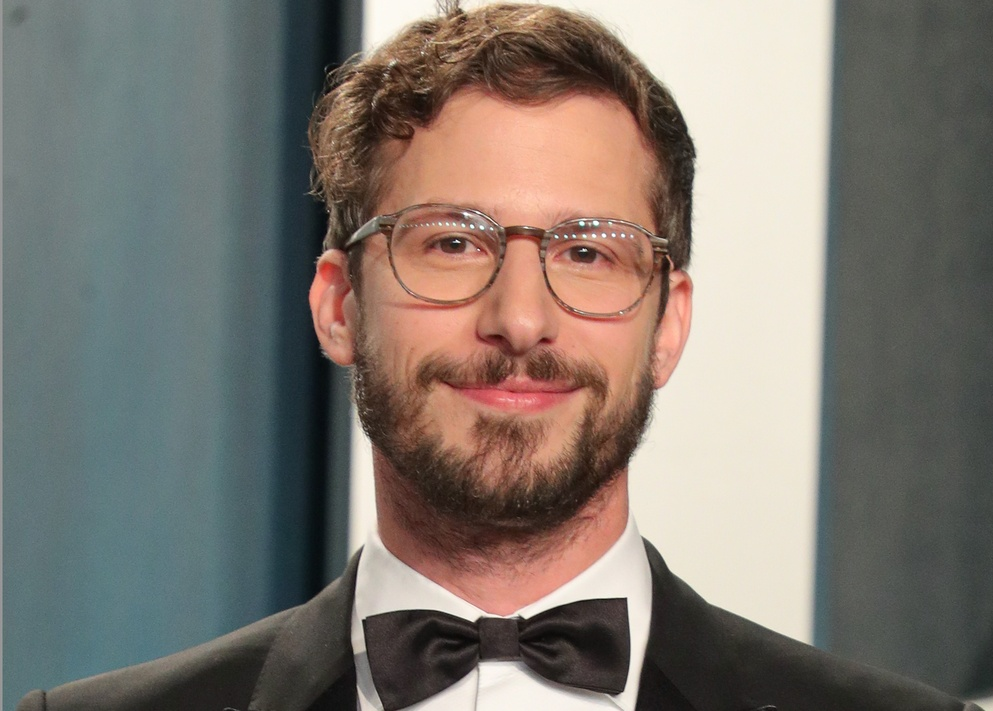
#> input picture Backend/Python_Scripts/images/Adam_Samberg.jpeg, 993 x 711 px, shrunk from 1596 x 1142 before the run
$ python Face_Crop.py
#> lines starting #> are read from the running program, lines starting #| are printed output that depends on the picture; after the words box and inside, x2 and y2 are one past the last pixel; in counts of white or black regions, pixels touching at a corner belong together
import stone
import cv2
import numpy as np
from json import dumps
import os

def detect_and_analyze_face(image_path):
#> called with image_path = 'images/Adam_Samberg.jpeg'
    print(f"Processing image: {image_path}")

    # Read the image
    img = cv2.imread(image_path)
#> img is the input picture: shape (711, 993, 3); mean B, G, R 112.2, 119.7, 127.1
    if img is None:
        print(f"Error: Could not read image {image_path}")
        return

    # Convert to grayscale for face detection
    gray = cv2.cvtColor(img, cv2.COLOR_BGR2GRAY)
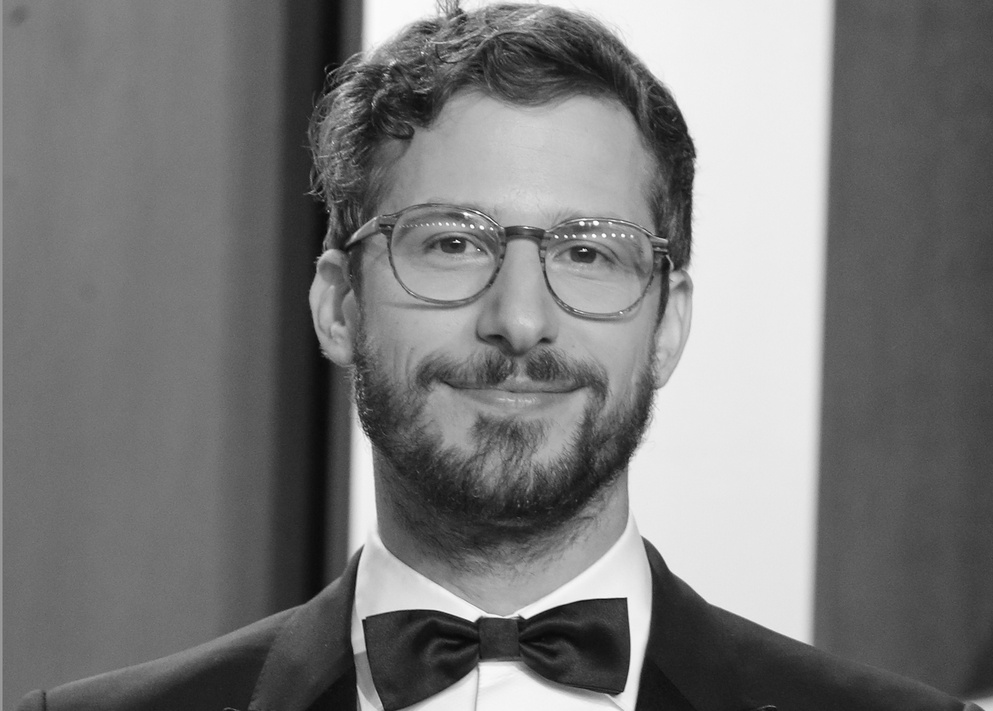
#> gray: shape (711, 993); min 7, max 255, mean 121

    # Load face detector
    face_cascade = cv2.CascadeClassifier(cv2.data.haarcascades + 'haarcascade_frontalface_default.xml')

    # Detect faces
    faces = face_cascade.detectMultiScale(gray, 1.1, 4)
#> faces = [[322, 97, 392, 392]]

    # Check if faces were detected
    if len(faces) == 0:
        print("No faces detected in the image.")
        return

    print(f"Found {len(faces)} faces")
#| Found 1 faces

    # For each detected face
    for i, (x, y, w, h) in enumerate(faces):
        # Draw rectangle around face (for visualization)
        cv2.rectangle(img, (x, y), (x+w, y+h), (255, 0, 0), 2)

        # Crop the face with a bit of padding (20% on each side)
        padding_x = int(w * 0.2)
        padding_y = int(h * 0.2)

        # Make sure we don't go outside image boundaries
        start_x = max(0, x - padding_x)
        start_y = max(0, y - padding_y)
        end_x = min(img.shape[1], x + w + padding_x)
        end_y = min(img.shape[0], y + h + padding_y)

        # Crop the face
        face_img = img[start_y:end_y, start_x:end_x]

        # Save the cropped face temporarily
        temp_face_path = f"temp_face_{i}.jpg"
        cv2.imwrite(temp_face_path, face_img)

        # Show the cropped face
        cv2.imshow(f"Detected Face {i+1}", face_img)

        # Analyze with stone
        result = stone.process(temp_face_path, image_type="color", return_report_image=True)

        report_images = result.pop("report_images")  # obtain and remove the report image from the `result`

        face_id = 1
        result_json = dumps(result)
        print(result_json)
        cv2.imshow("Report Image", report_images[face_id])
        cv2.waitKey(0)
        cv2.destroyAllWindows()

        # Clean up the temporary file
        if os.path.exists(temp_face_path):
            os.remove(temp_face_path)
#> this loop made 1 pass
#> (x, y, w, h, padding_x, padding_y, start_x, start_y) on pass 1: (322, 97, 392, 392, 78, 78, 244, 19)
#> pass 1, in detect_and_analyze_face, `face_img = img[start_y:end_y, start_x:end_x]`:
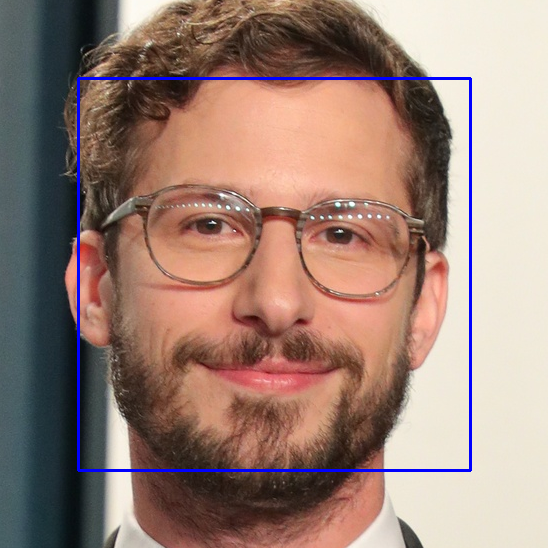
#> face_img: shape (548, 548, 3); mean B, G, R 118.8, 128.7, 154.8
#> after the loop:
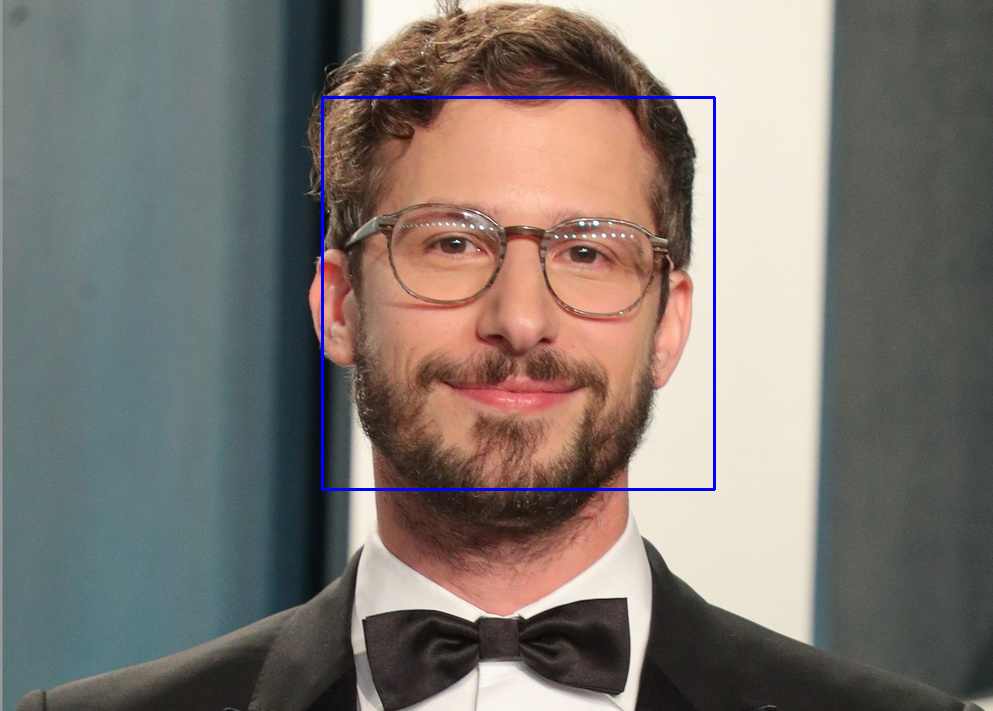
#> img: shape (711, 993, 3); 0.67% of pixels changed, all inside (x1, y1, x2, y2) = (321, 96, 716, 491)

    # Show the original image with face rectangles
    cv2.imshow("Detected Faces", img)
    cv2.waitKey(0)
    cv2.destroyAllWindows()
    skin_tone_hex = None
    dominant_color_hex = None
    if "faces" in result and result["faces"]:
                face_data = result["faces"][0]
                skin_tone_hex = face_data.get("skin_tone_hex")
                dominant_color_hex = face_data.get("dominant_color_hex")
    if skin_tone_hex:
                    undertone = get_undertone_lab(skin_tone_hex)
                    print(undertone)

# Process a single image
image_path = "images/Adam_Samberg.jpeg"
detect_and_analyze_face(image_path)
#> (the call stopped at in detect_and_analyze_face, `result = stone.process(temp_face_path, image_type="color", return_repo..`: stone is not available in this run)
def get_undertone_lab(hex_color):
    hex_color = hex_color.lstrip('#')
    r, g, b = [int(hex_color[i:i+2], 16) for i in (0, 2, 4)]
    bgr = np.uint8([[[b, g, r]]])
    lab = cv2.cvtColor(bgr, cv2.COLOR_BGR2LAB)[0][0]

    # a channel: green (low) to red (high)
    # b channel: blue (low) to yellow (high)
    a, b = lab[1], lab[2]

    if a > b + 5:
        return "Warm"
    elif b > a + 5:
        return "Cool"
    else:
        return "Neutral"
# To process multiple images, uncomment and modify this section:
"""
image_paths = [
    "images/Jim_Parsons.jpeg",
    "theRock.jpg",
    # Add more image paths here
]

for path in image_paths:
    detect_and_analyze_face(path)
    print("-" * 50)
"""

$ run again, with Backend/Python_Scripts/images/Jim_Parsons.jpeg copied over Backend/Python_Scripts/images/Adam_Samberg.jpeg
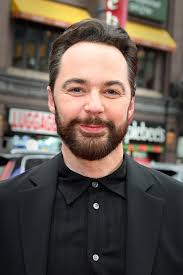
#> input picture Backend/Python_Scripts/images/Jim_Parsons.jpeg, 183 x 275 px
#> in detect_and_analyze_face, img is the input picture: shape (275, 183, 3); mean B, G, R 78.2, 85.9, 97.5
#> faces = [[43, 49, 102, 102]]
#| Found 1 faces
#> the loop in detect_and_analyze_face, `for i, (x, y, w, h) in enumerate(faces):` made 1 pass
#> (x, y, w, h, padding_x, padding_y, start_x, start_y) on pass 1: (43, 49, 102, 102, 20, 20, 23, 29)
#> pass 1, in detect_and_analyze_face, `face_img = img[start_y:end_y, start_x:end_x]`:
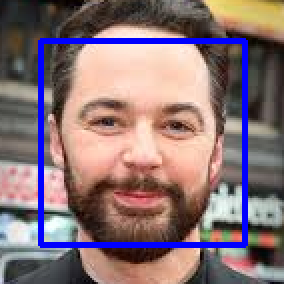
#> face_img: shape (142, 142, 3) (shown 2 times larger); mean B, G, R 118.2, 114.6, 136.8
#> after the loop in detect_and_analyze_face, `for i, (x, y, w, h) in enumerate(faces):`:
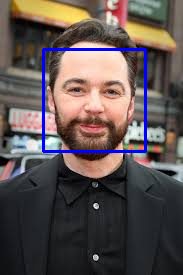
#> img: shape (275, 183, 3); 2.42% of pixels changed, all inside (x1, y1, x2, y2) = (42, 48, 147, 153)

$ run again, with Backend/Python_Scripts/images/Kevin_Hart.jpg copied over Backend/Python_Scripts/images/Adam_Samberg.jpeg
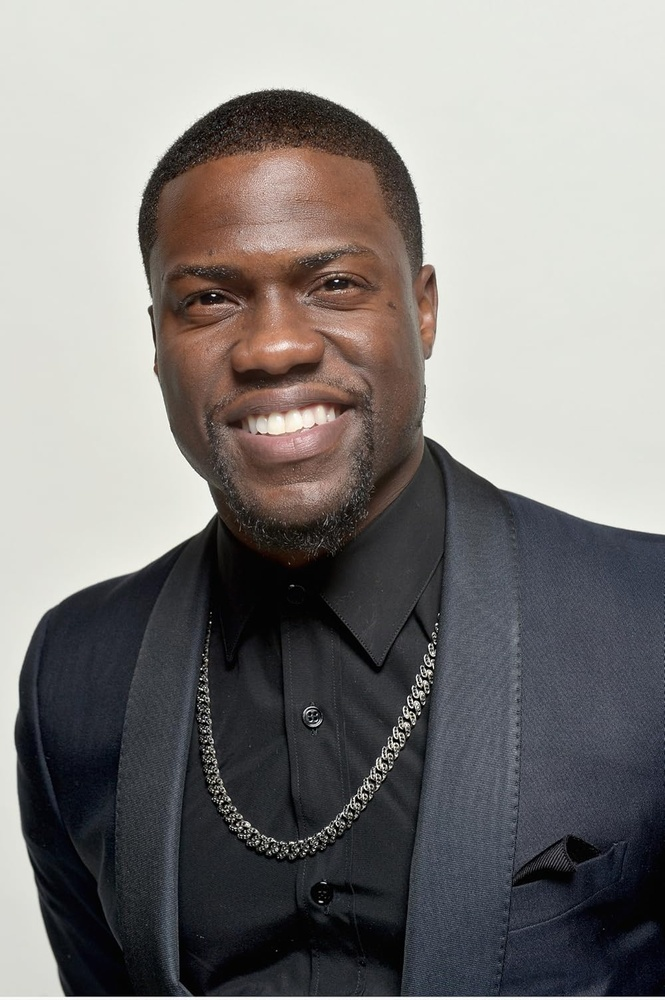
#> input picture Backend/Python_Scripts/images/Kevin_Hart.jpg, 665 x 1000 px, shrunk from 1000 x 1504 before the run
#> in detect_and_analyze_face, img is the input picture: shape (1000, 665, 3); mean B, G, R 124.1, 125.5, 128.4
#> faces = [[122, 172, 301, 301]]
#| Found 1 faces
#> the loop in detect_and_analyze_face, `for i, (x, y, w, h) in enumerate(faces):` made 1 pass
#> (x, y, w, h, padding_x, padding_y, start_x, start_y) on pass 1: (122, 172, 301, 301, 60, 60, 62, 112)
#> pass 1, in detect_and_analyze_face, `face_img = img[start_y:end_y, start_x:end_x]`:
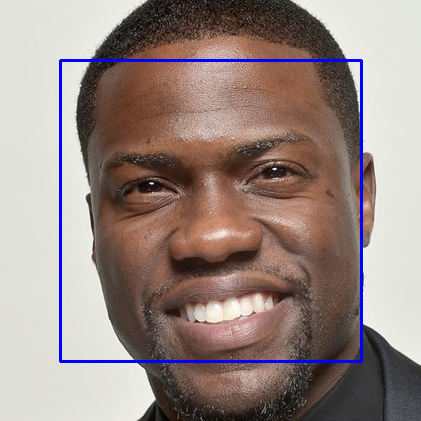
#> face_img: shape (421, 421, 3); mean B, G, R 131.9, 136.3, 152.3
#> after the loop in detect_and_analyze_face, `for i, (x, y, w, h) in enumerate(faces):`:
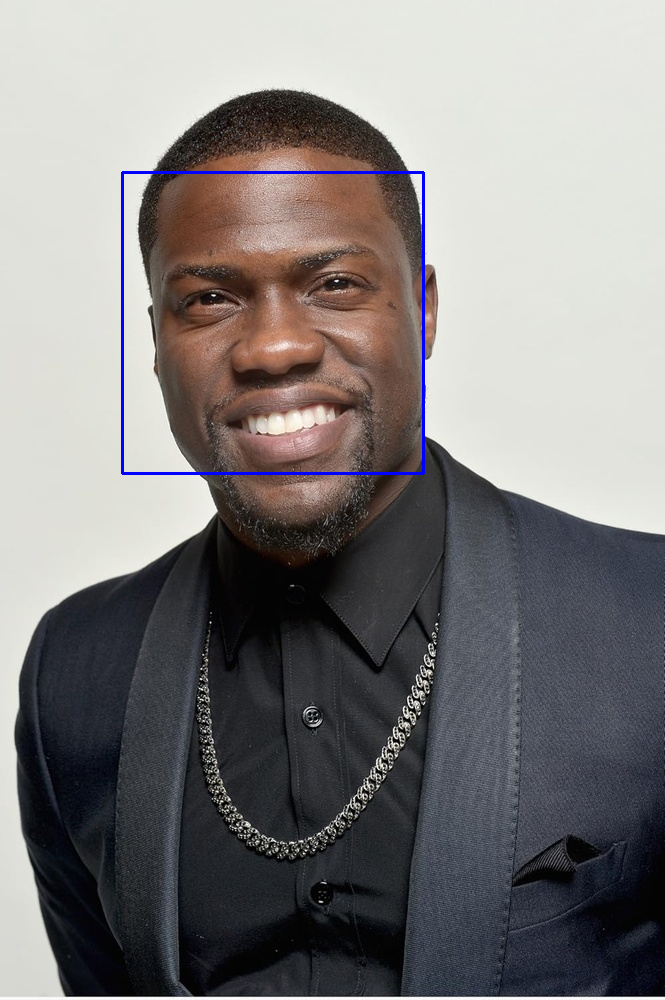
#> img: shape (1000, 665, 3); 0.54% of pixels changed, all inside (x1, y1, x2, y2) = (121, 171, 425, 475)

$ run again, with Backend/Python_Scripts/images/Will_Smith.jpg copied over Backend/Python_Scripts/images/Adam_Samberg.jpeg
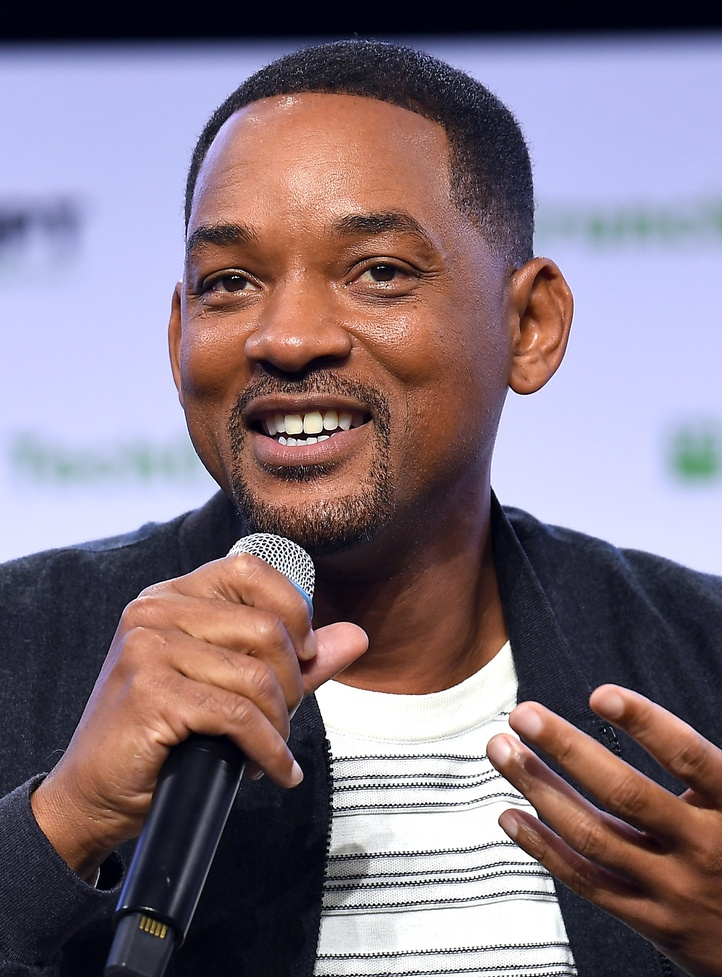
#> input picture Backend/Python_Scripts/images/Will_Smith.jpg, 722 x 977 px, shrunk from 1296 x 1753 before the run
#> in detect_and_analyze_face, img is the input picture: shape (977, 722, 3); mean B, G, R 127.1, 115.9, 130.9
#> faces = [[279, 687, 260, 260], [105, 118, 392, 392]]
#| Found 2 faces
#> the loop in detect_and_analyze_face, `for i, (x, y, w, h) in enumerate(faces):` made 1 pass
#> (x, y, w, h, padding_x, padding_y, start_x, start_y) on pass 1: (279, 687, 260, 260, 52, 52, 227, 635)
#> pass 1, in detect_and_analyze_face, `face_img = img[start_y:end_y, start_x:end_x]`:
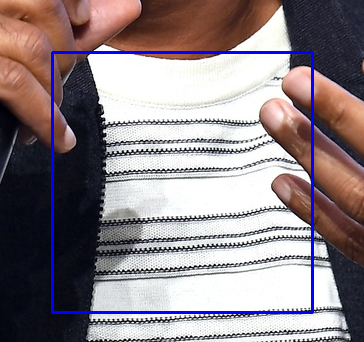
#> face_img: shape (342, 364, 3); mean B, G, R 137.5, 131.8, 143.2
#> after the loop in detect_and_analyze_face, `for i, (x, y, w, h) in enumerate(faces):`:
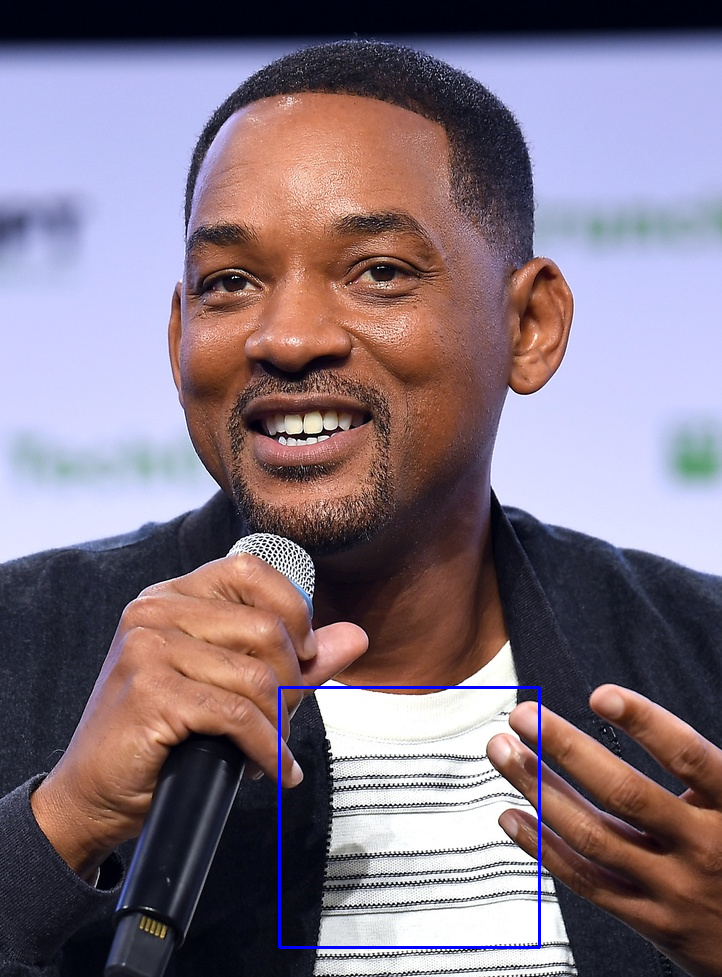
#> img: shape (977, 722, 3); 0.44% of pixels changed, all inside (x1, y1, x2, y2) = (278, 686, 541, 949)
